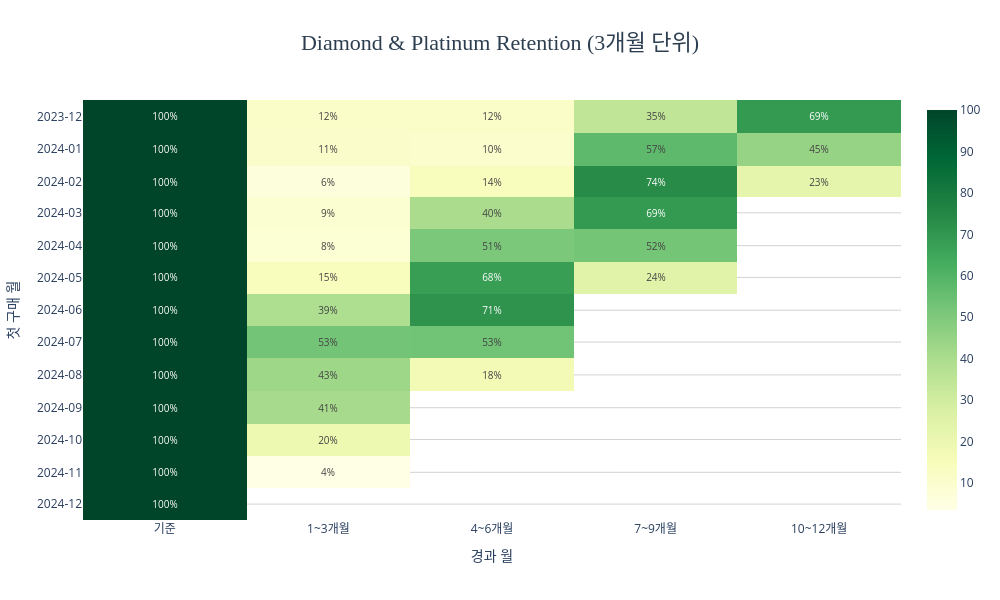

Notebook code for this chart:
### Code cell
x_labels = {0: '기준', 1: '1~3개월', 2: '4~6개월', 3: '7~9개월', 4: '10~12개월'}
retention_sorted = retention.sort_index(ascending=True)

fig = go.Figure(go.Heatmap(
    z=retention_sorted.values,
    x=[x_labels[i] for i in retention.columns],
    y=[str(i) for i in retention_sorted.index],
    colorscale='YlGn',
    text=retention_sorted.map(lambda x: f'{x:.0f}%' if pd.notna(x) else ''),
    texttemplate='%{text}',
    textfont=dict(size=10),
    showscale=True
))

fig.update_layout(
    title=dict(
        text='Diamond & Platinum Retention (3개월 단위)',
        font=dict(size=22, color='#2c3e50', family='Arial Black'),
        x=0.5,
        xanchor='center'
    ),
    height=600,
    width=1000,
    xaxis_title='경과 월',
    yaxis_title='첫 구매 월',
    plot_bgcolor='white',
    yaxis=dict(autorange='reversed')
)

fig.update_yaxes(
    tickvals=list(retention.index.astype(str)),
    ticktext=list(retention.index.astype(str)),
    gridcolor='lightgray'
)

fig.show()

### Figure 1 — Plotly figure (JSON) as saved in the notebook; plotly's stock layout.template omitted (floating-point values rounded to 4 significant figures)
{"data": [{"colorscale": [[0, "rgb(255,255,229)"], [0.125, "rgb(247,252,185)"], [0.25, "rgb(217,240,163)"], [0.375, "rgb(173,221,142)"], [0.5, "rgb(120,198,121)"], [0.625, "rgb(65,171,93)"], [0.75, "rgb(35,132,67)"], [0.875, "rgb(0,104,55)"], [1, "rgb(0,69,41)"]], "showscale": true, "text": [["100%", "12%", "12%", "35%", "69%"], ["100%", "11%", "10%", "57%", "45%"], ["100%", "6%", "14%", "74%", "23%"], ["100%", "9%", "40%", "69%", ""], ["100%", "8%", "51%", "52%", ""], ["100%", "15%", "68%", "24%", ""], ["100%", "39%", "71%", "", ""], ["100%", "53%", "53%", "", ""], ["100%", "43%", "18%", "", ""], ["100%", "41%", "", "", ""], ["100%", "20%", "", "", ""], ["100%", "4%", "", "", ""], ["100%", "", "", "", ""]], "textfont": {"size": 10}, "texttemplate": "%{text}", "type": "heatmap", "x": ["기준", "1~3개월", "4~6개월", "7~9개월", "10~12개월"], "y": ["2023-12", "2024-01", "2024-02", "2024-03", "2024-04", "2024-05", "2024-06", "2024-07", "2024-08", "2024-09", "2024-10", "2024-11", "2024-12"], "z": [[100.0, 11.5, 11.5, 34.6, 69.2], [100.0, 11.1, 10.2, 57.4, 44.7], [100.0, 6.3, 14.4, 73.6, 23.0], [100.0, 9.2, 40.1, 69.1, NaN], [100.0, 8.4, 50.8, 52.4, NaN], [100.0, 14.6, 67.8, 24.3, NaN], [100.0, 39.3, 71.1, NaN, NaN], [100.0, 52.6, 53.2, NaN, NaN], [100.0, 42.8, 17.6, NaN, NaN], [100.0, 41.0, NaN, NaN, NaN], [100.0, 19.7, NaN, NaN, NaN], [100.0, 3.5, NaN, NaN, NaN], [100.0, NaN, NaN, NaN, NaN]]}], "layout": {"height": 600, "plot_bgcolor": "white", "title": {"font": {"color": "#2c3e50", "family": "Arial Black", "size": 22}, "text": "Diamond & Platinum Retention (3개월 단위)", "x": 0.5, "xanchor": "center"}, "width": 1000, "xaxis": {"title": {"text": "경과 월"}}, "yaxis": {"autorange": "reversed", "gridcolor": "lightgray", "ticktext": ["2023-12", "2024-01", "2024-02", "2024-03", "2024-04", "2024-05", "2024-06", "2024-07", "2024-08", "2024-09", "2024-10", "2024-11", "2024-12"], "tickvals": ["2023-12", "2024-01", "2024-02", "2024-03", "2024-04", "2024-05", "2024-06", "2024-07", "2024-08", "2024-09", "2024-10", "2024-11", "2024-12"], "title": {"text": "첫 구매 월"}}}}
